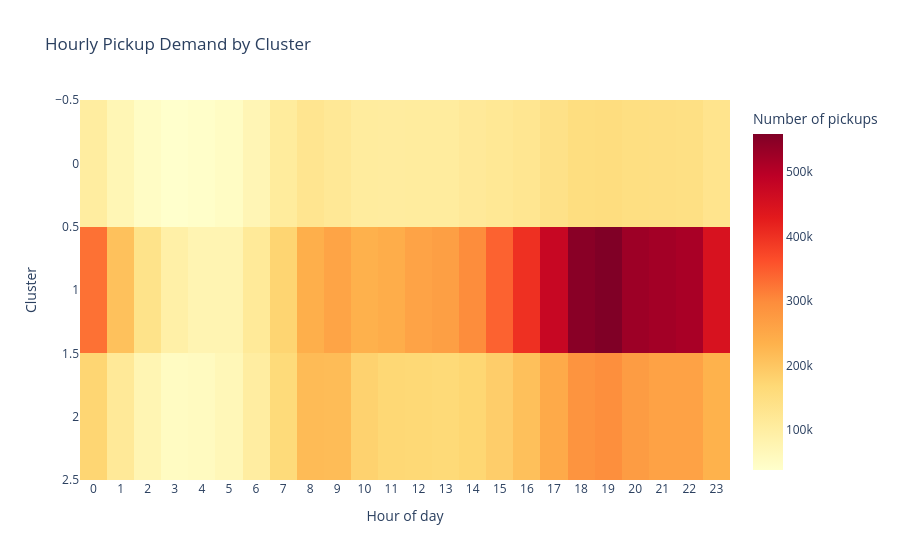

This figure's notebook cell:
### Code cell
# Visualisation des heures de pointe par cluster à l'aide d'une heatmap

fig = px.imshow(
    courses_heure_cluster,
    labels={
        "x": "Hour of day",
        "y": "Cluster",
        "color": "Number of pickups"
    },
    x=courses_heure_cluster.columns,
    y=courses_heure_cluster.index,
    color_continuous_scale="YlOrRd",
    aspect="auto",
    title="Hourly Pickup Demand by Cluster"
)

fig.update_layout(
    xaxis=dict(
        tickmode="linear",
        dtick=1
    )
)

fig.show()

### Figure 1 — Plotly figure (JSON) as saved in the notebook; plotly's stock layout.template omitted (floating-point values rounded to 4 significant figures)
{"data": [{"coloraxis": "coloraxis", "hovertemplate": "Hour of day: %{x}<br>Cluster: %{y}<br>Number of pickups: %{z}<extra></extra>", "name": "0", "type": "heatmap", "x": [0, 1, 2, 3, 4, 5, 6, 7, 8, 9, 10, 11, 12, 13, 14, 15, 16, 17, 18, 19, 20, 21, 22, 23], "xaxis": "x", "y": [0, 1, 2], "yaxis": "y", "z": [[102464, 72033, 48573, 37929, 41738, 49643, 72629, 107317, 127456, 118143, 106085, 105031, 105876, 105920, 114432, 119764, 126495, 140938, 152399, 153734, 148909, 148259, 146344, 132106], [327320, 207773, 136485, 92690, 76338, 77086, 113727, 174889, 238087, 258558, 234621, 241907, 258769, 266349, 297896, 342324, 400631, 476311, 548993, 558493, 528055, 521510, 514633, 449261], [172394, 114704, 75545, 53036, 54962, 66794, 102177, 161337, 217805, 216736, 179386, 169778, 168376, 165640, 172135, 187326, 210044, 246741, 285701, 295237, 271610, 260693, 261977, 233422]]}], "layout": {"coloraxis": {"autocolorscale": false, "colorbar": {"title": {"text": "Number of pickups"}}, "colorscale": [[0, "rgb(255,255,204)"], [0.125, "rgb(255,237,160)"], [0.25, "rgb(254,217,118)"], [0.375, "rgb(254,178,76)"], [0.5, "rgb(253,141,60)"], [0.625, "rgb(252,78,42)"], [0.75, "rgb(227,26,28)"], [0.875, "rgb(189,0,38)"], [1, "rgb(128,0,38)"]]}, "title": {"text": "Hourly Pickup Demand by Cluster"}, "xaxis": {"anchor": "y", "domain": [0, 1], "dtick": 1, "tickmode": "linear", "title": {"text": "Hour of day"}}, "yaxis": {"anchor": "x", "autorange": "reversed", "domain": [0, 1], "title": {"text": "Cluster"}}}}
